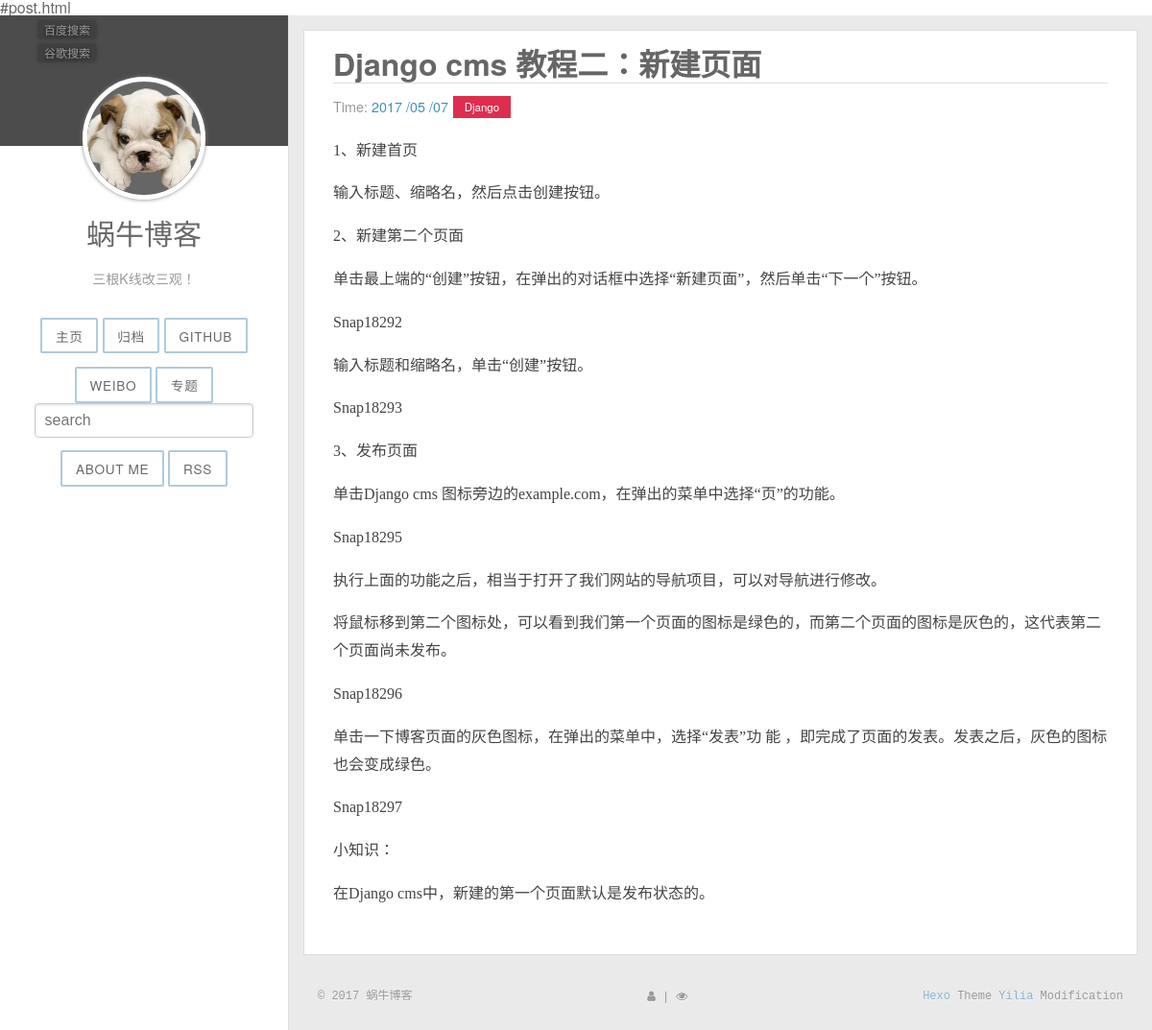
The app's page /11/ with its own data.
### article/models.py (models this page shows, shortened)
class Article(models.Model) :
    title = models.CharField(max_length = 100)  #博客题目
    category = models.CharField(max_length = 50, blank = True)  #博客标签
    date_time = models.DateTimeField(auto_now_add = True)  #博客日期
    content = models.TextField(blank = True, null = True)  #博客文章正文
    class Meta:  #按时间下降排序
        ordering = ['-date_time']

### article/views.py (the view)
# urls.py: url(r'^(?P<id>\d+)/$', views.detail, name='detail'),
def detail(request, id):
    try:
        post = Article.objects.get(id=str(id))
    except Article.DoesNotExist:
        raise Http404
    return render(request, 'post.html', {'post' : post})

### article/templatetags/custom_markdown.py (called while the page is built)
@register.filter(is_safe=True)  #注册template filter
@stringfilter  #希望字符串作为参数
def custom_markdown(value):
    return mark_safe(markdown.markdown(value,
        extensions = ['markdown.extensions.fenced_code', 'markdown.extensions.codehilite'],
                                       safe_mode=True,
                                       enable_attributes=False))

### templates/post.html (shortened to what this page needs)
{% extends "base.html" %}
{% load custom_markdown %}
{% block content %}
<div class="posts">
        <section class="post">
            <header class="post-header">
                <h2 class="post-title">{{ post.title }}</h2>
                    <p class="post-meta">
                        Time:  <a class="post-author" href="#">{{ post.date_time|date:"Y /m /d"}}</a> <a class="post-category post-category-js" href="{% url "search_tag" tag=post.category %}">{{ post.category }}</a>
                    </p>
            </header>
                <div class="post-description">
                    <p>
                         {{ post.content|custom_markdown }}
                    </p>
                </div>
        </section>
</div>
{% endblock %}

### article/static/css/style.css (style rules this page uses)
body { width: 100%; }
body:before, body:after { content: ""; display: table; }
body:after { clear: both; }
html, body, div, span, applet, object, iframe, h1, h2, h3, h4, h5, h6, p, blockquote, pre, a, abbr, acronym, address, big, cite, code, del, dfn, em, img, ins, kbd, q, s, samp, small, strike, strong, sub, sup, tt, var, dl, dt, dd, ol, ul, li, fieldset, form, label, legend, table, caption, tbody, tfoot, thead, tr, th, td { margin: 0; padding: 0; border: 0; outline: 0; font-weight: inherit; font-style: inherit; font-family: inherit; font-size: 100%; vertical-align: baseline; }
body { line-height: 1; color: #000; background: #fff; }
html, body, #container { height: 100%; }
body { font-family: "微软雅黑", "HelveticaNeue-Light", "Helvetica Neue Light", "Helvetica Neue", Helvetica, Arial, sans-serif; font-size: 16px; background: #fff; color: rgba(0,0,0,0.6); -webkit-overflow-scrolling: touch; }
h1, h2, h3 { display: block; }
h2 { font-size: 1.3em; }
a { text-decoration: none; outline-width: 0; color: #258fb8; outline: none; }
.article-entry p { margin-top: 10px; }
.article-entry h2 { margin-top: 20px; font-weight: bold; color: #666; padding-bottom: 5px; border-bottom: 1px solid #ddd; }

### article/static/css/pure-min.css (style rules this page uses)
article,aside,details,figcaption,figure,footer,header,hgroup,main,nav,section,summary { display:block }
html { font-size:100%;-ms-text-size-adjust:100%;-webkit-text-size-adjust:100% }
html,button,input,select,textarea { font-family:sans-serif }
body { margin:0 }
h2 { font-size:1.5em;margin:.83em 0 }
p,pre { margin:1em 0 }

### article/static/css/blog.css (style rules this page uses)
* { -webkit-box-sizing: border-box; -moz-box-sizing: border-box; box-sizing: border-box; }
a { text-decoration: none; color: rgb(61, 146, 201); }
.post { padding-bottom: 2em; }
.post-title { font-size: 2em; color: #222; margin-bottom: 0.2em; }
.post-description { font-family: Georgia, "Cambria", serif; color: #444; line-height: 1.8em; }
.post-meta { color: #999; font-size: 90%; margin: 0; }
.post-category { margin: 0 0.1em; padding: 0.3em 1em; color: #fff; background: #999; font-size: 80%; }
.post-category-js { background: #df2d4f; }

### records on screen
Article: title "Django cms 教程二：新建页面", date_time "2017 /05 /07", category "Django", content|custom_markdown "1、新建首页 输入标题、缩略名，然后点击创建按钮。 2、新建第二个页面 单击最上端的“创建”按钮，在弹出的对话框中选择“新建页面”，然后单击“下一个”按钮。 Snap18292 输入标题和缩略名，单击“创建”按钮。 Snap18293 3、发布页面 单击Django cms 图标旁边的example.com，在弹出的菜单中选择“页”的功能。 Snap18295 执行上面的功能之后，相当于打开了我们网站的导航项目，可以对导航进行修改。 将鼠标移到第二个图标处，可以看到我们第一个页面的图标是绿色的，而第二个页面的图标是灰色的，这代表第二个页面尚未发布。 Snap18296 单击一下博客页面的灰色图标，在弹出的菜单中，选择“发表”功 能 ，即完成了页面的发表。发表之后，灰色的图标也会变成绿色。 Snap18297 小知识： 在Django cms中，新建的第一个页面默认是发布状态的。"
